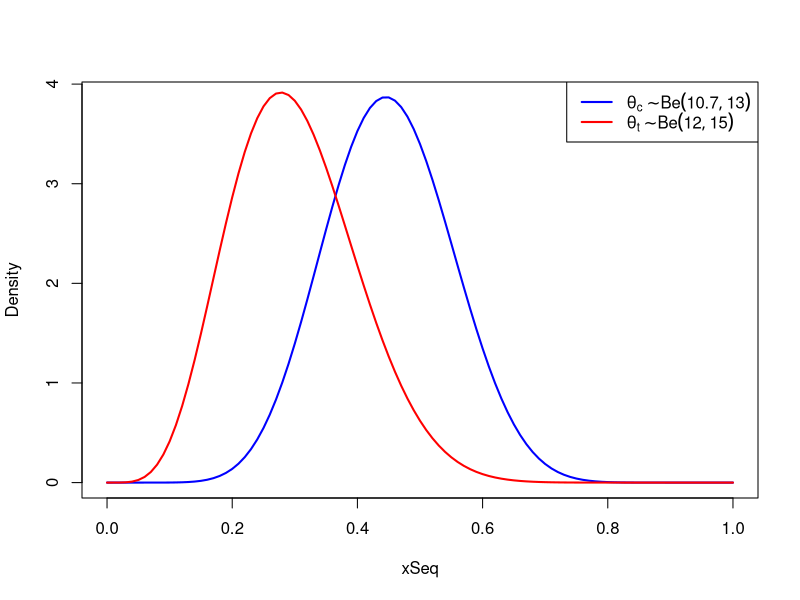
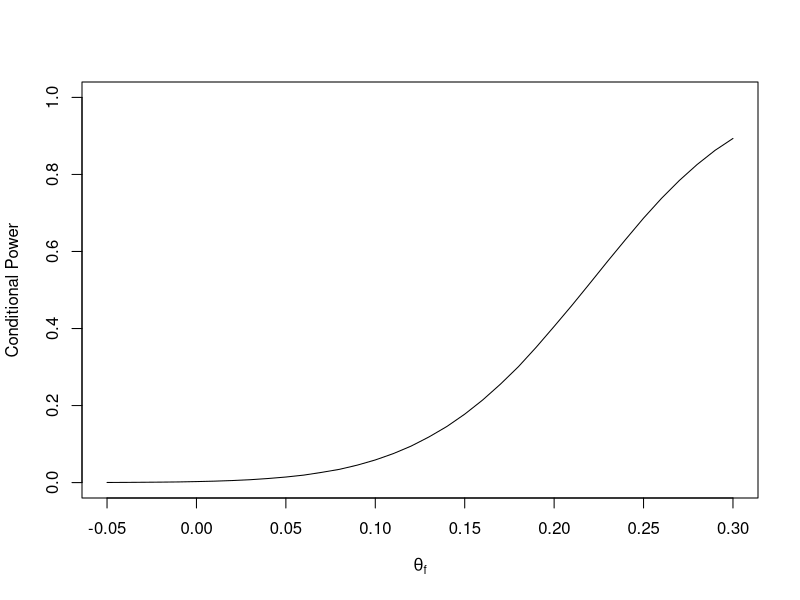

R code for these plots, in order: (Note: this script raises an error after producing the figures.)

######################################
#Calculate the conditional power
######################################

# Interim data
n_t_interim <- 78
n_c_interim <- 63
events_t_interim <- 31
events_c_interim <- 23

# Remaining patients
n_t_total <- 162
n_c_total <- 162
n_t_remaining <- n_t_total - n_t_interim  
n_c_remaining <- n_c_total - n_c_interim  

# Observed event rates
p_t_obs <- events_t_interim / n_t_interim  
p_c_obs <- events_c_interim / n_c_interim  

# Simulation settings
n_sim <- 1000000
alpha <- 0.025

CP_Func <- function(control_event_rate, treatment_event_rate){
  
  
  # Simulate future outcomes
  treatment_sim <- rbinom(n_sim, n_t_remaining, treatment_event_rate)
  control_sim <- rbinom(n_sim, n_c_remaining, control_event_rate)
  
  # Total events
  treatment_total <- treatment_sim + events_t_interim
  control_total <- control_sim + events_c_interim
  
  # Final sample sizes
  n_t_final <- n_t_interim + n_t_remaining
  n_c_final <- n_c_interim + n_c_remaining
  
  # Proportions
  p_t_final <- treatment_total / n_t_final
  p_c_final <- control_total / n_c_final
  
  p_pool <- (control_total + treatment_total) / (2 * n_t_total)
  se <- sqrt(2 * p_pool * (1 - p_pool) / n_t_total)
  
  
  # Z-statistics
  z <- (p_c_final - p_t_final)  / se
  
  conditional_power <- mean(z>qnorm(1 - 0.025))
  
  conditional_power
  # Output
  #cat("Conditional Power (simulated):", round(conditional_power * 100, 4), "%\n")
}


theta_f <- seq(-5, 30, by=1)/100
CP_Vec <- rep(NA, length(theta_f))

for (i in 1:length(CP_Vec)){
  CP_Vec[i] <- CP_Func(0.45, 0.45 - theta_f[i])
}

png("CP_Moxo.png", units="in", width=10, height=6, res=700)
plot(theta_f, CP_Vec, type = "l", 
     xlab = expression(theta[f]), 
     ylab= "Conditional Power", ylim = c(0,1))
dev.off()

xSeq <- seq(0, 1, by=0.01)
plot(xSeq, dbeta(xSeq, 10.6875, 10.6875*11/9), type = "l", ylab = "Density", col = "blue", lwd = 2)
lines(xSeq, dbeta(xSeq, 6, 14), col = "red", lwd = 2)
legend("topright", legend = c(expression(theta[c] %~% Be(10.7, 13)),
                              expression(theta[t] %~% Be(12, 15))), col = c("blue", "red"), lty = 1, lwd = 2)

######################################
#Calculate the predictive power
######################################


alpha_C_prior <- 10.7
beta_C_prior <- 13.1


mu_d_prior <- 0.15
sigma_d_prior <- 1000 

N_C_interim <- 63 # Number of patients in control group at interim
Y_C_interim <- 23  # Number of events in control group at interim (e.g., 6/50 = 12%)

N_T_interim <- 78 # Number of patients in treatment group at interim
Y_T_interim <- 31  # Number of events in treatment group at interim (e.g., 3/50 = 6%)


# --- 3. Prepare data for Stan ---
stan_data <- list(
  N_C = N_C_interim,
  Y_C = Y_C_interim,
  N_T = N_T_interim,
  Y_T = Y_T_interim,
  alpha_C_prior = alpha_C_prior,
  beta_C_prior = beta_C_prior,
  mu_d_prior = mu_d_prior,
  sigma_d_prior = sigma_d_prior
)


stan_model <- stan_model("Thesis/Chapter 5/stan_model_binary_outcome.stan")


fit <- sampling(stan_model,
                data = stan_data,
                chains = 4,      # Number of MCMC chains
                iter = 2000,     # Total iterations per chain (includes warmup)
                warmup = 1000,   # Warmup iterations per chain
                thin = 1,        # Thinning rate (1 means no thinning)
                seed = 1234      # For reproducibility
)



print(fit, pars = c("p_C", "d"),
      probs = c(0.025, 0.5, 0.975)) # 2.5%, 50% (median), 97.5% quantiles for 95% CI


mcmc_dens(fit, pars = c("p_C", "d"),
          prob_outer = 0.95) + # Show 95% credible interval
  vline_at(0, linetype = 2, color = "red") # Add a vertical line at d=0 for the difference


# Extract posterior samples
posterior_samples <- as.data.frame(fit)
